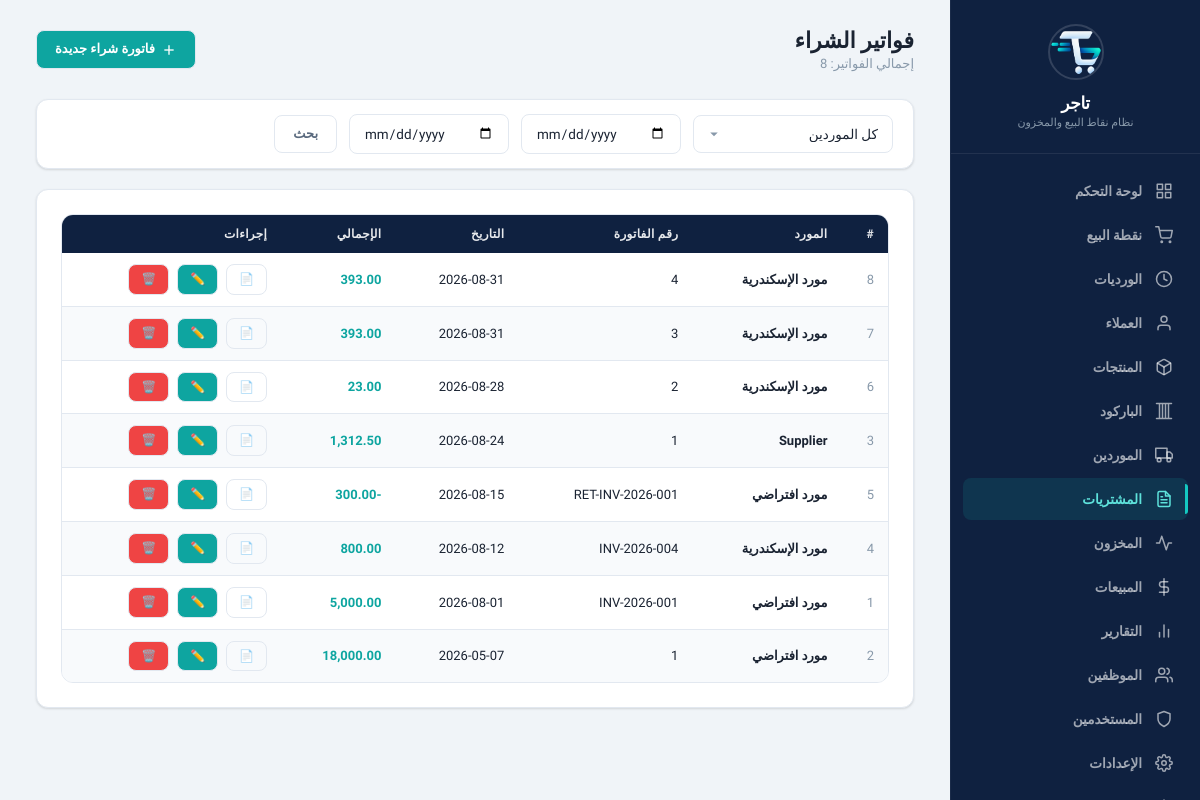
Before: /?page=purchases (signed in) with the older database file.
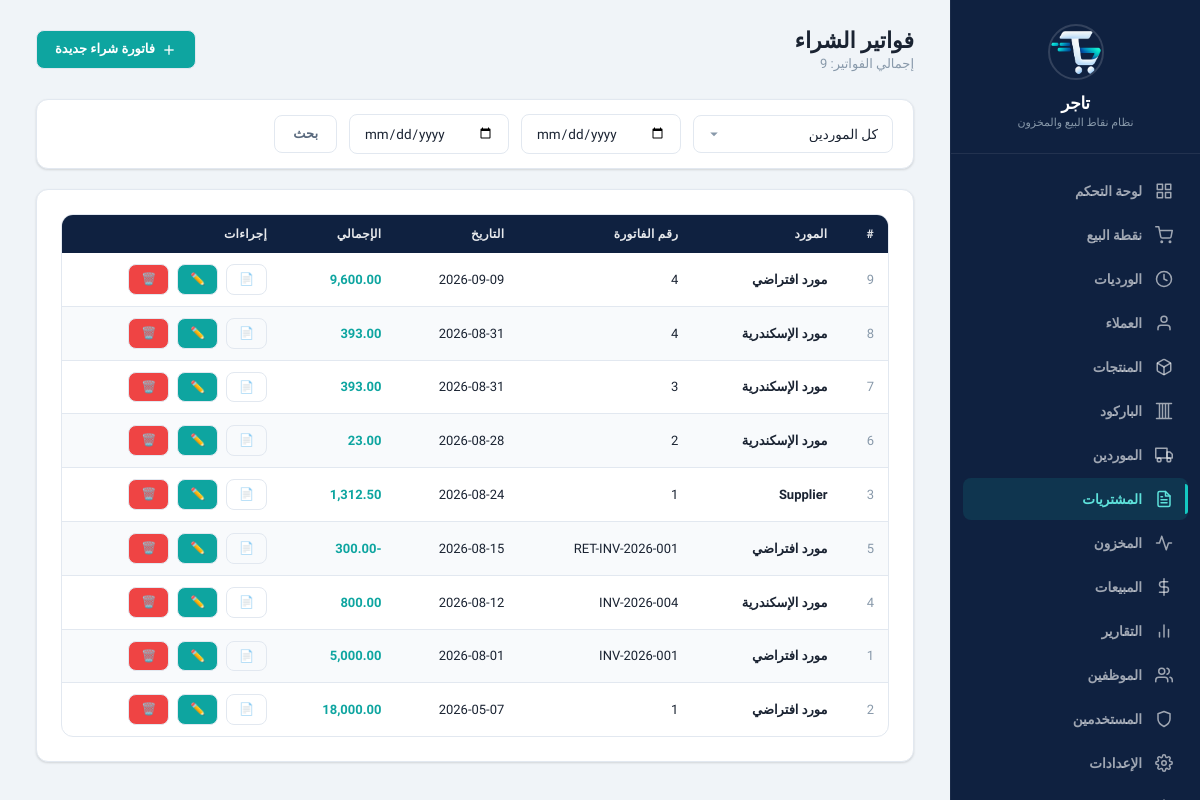
After: the same page with the newer database file.
### tables this page shows
CREATE TABLE purchase_invoices (
    id INTEGER PRIMARY KEY AUTOINCREMENT,
    supplier_id INTEGER NOT NULL,
    invoice_number TEXT DEFAULT NULL,
    date TEXT NOT NULL DEFAULT (date('now', 'localtime')),
    total REAL NOT NULL DEFAULT 0,
    notes TEXT DEFAULT NULL,
    created_at TEXT NOT NULL DEFAULT (datetime('now', 'localtime')), discount REAL NOT NULL DEFAULT 0, type TEXT DEFAULT 'purchase', status TEXT DEFAULT 'completed', parent_invoice_id INTEGER DEFAULT NULL,
    FOREIGN KEY (supplier_id) REFERENCES suppliers(id) ON DELETE RESTRICT
);

CREATE TABLE suppliers (
    id INTEGER PRIMARY KEY AUTOINCREMENT,
    name TEXT NOT NULL,
    phone TEXT DEFAULT NULL,
    address TEXT DEFAULT NULL,
    notes TEXT DEFAULT NULL,
    is_active INTEGER NOT NULL DEFAULT 1,
    created_at TEXT NOT NULL DEFAULT (datetime('now', 'localtime')),
    updated_at TEXT NOT NULL DEFAULT (datetime('now', 'localtime'))
);

### www/app/controllers/PurchaseController.php (called while the page is built, shortened)
<?php
class PurchaseController {
    private $purchaseService;
    public function __construct() {
        $this->purchaseService = new PurchaseService();
    }
    public function index() {
        $supplierId = $_GET['supplier_id'] ?? '';
        $dateFrom = $_GET['date_from'] ?? '';
        $dateTo = $_GET['date_to'] ?? '';
        $invoices = $this->purchaseService->getAll($supplierId, $dateFrom, $dateTo);
        include APP_PATH . '/views/layout/header.php';
        include APP_PATH . '/views/purchases/index.php';
        include APP_PATH . '/views/layout/footer.php';
    }
}

### www/app/config/database.php (called while the page is built, shortened)
<?php
class Database {
    private static $instance = null;
    private $pdo;
    private function __construct() {
        $this->dbPath = __DIR__ . '/../../data/pos_system.db';
        try {
            $this->pdo = new PDO('sqlite:' . $this->dbPath);
            $this->pdo->setAttribute(PDO::ATTR_ERRMODE, PDO::ERRMODE_EXCEPTION);
            $this->pdo->setAttribute(PDO::ATTR_DEFAULT_FETCH_MODE, PDO::FETCH_ASSOC);
            $this->pdo->exec('PRAGMA journal_mode = WAL');
            $this->pdo->exec('PRAGMA foreign_keys = ON');
            $this->pdo->exec('PRAGMA busy_timeout = 5000');
            $this->pdo->exec('PRAGMA synchronous = NORMAL');
            $this->pdo->exec('PRAGMA cache_size = -8000');
            $this->pdo->exec('PRAGMA temp_store = MEMORY');
        } catch (PDOException $e) {
            die('Database connection failed: ' . $e->getMessage());
        }
    }
    public static function getInstance() {
        if (self::$instance === null) {
            self::$instance = new self();
        }
        return self::$instance;
    }
    public function getConnection() {
        return $this->pdo;
    }
    public function migrate() {
        $this->pdo->exec(
            "CREATE TABLE IF NOT EXISTS migrations (
                id INTEGER PRIMARY KEY AUTOINCREMENT,
                filename TEXT NOT NULL UNIQUE,
                applied_at TEXT NOT NULL DEFAULT (datetime('now', 'localtime'))
            )"
        );
    }
}

### www/app/services/PurchaseService.php (called while the page is built, shortened)
<?php
class PurchaseService {
    private $purchaseRepo;
    public function __construct() {
        $this->purchaseRepo = new PurchaseRepository();
    }
    public function getAll($supplierId = '', $dateFrom = '', $dateTo = '') {
        return $this->purchaseRepo->getAll($supplierId, $dateFrom, $dateTo);
    }
}

### www/app/repositories/PurchaseRepository.php (called while the page is built, shortened)
<?php
class PurchaseRepository {
    private $db;
    public function __construct() {
        $this->db = Database::getInstance()->getConnection();
    }
    public function getAll($supplierId = '', $dateFrom = '', $dateTo = '') {
        $sql = "SELECT pi.*, s.name as supplier_name
                FROM purchase_invoices pi
                LEFT JOIN suppliers s ON pi.supplier_id = s.id
                WHERE 1=1";
        $params = [];
        $sql .= " ORDER BY pi.date DESC, pi.id DESC";
        $stmt = $this->db->prepare($sql);
        $stmt->execute($params);
        return $stmt->fetchAll();
    }
}

### www/app/views/purchases/index.php (the view, shortened to what the changed rows need)
<div class="page-header">
    <div>
        <h1>فواتير الشراء</h1>
        <p class="subtitle">إجمالي الفواتير: <?= count($invoices) ?></p>
    </div>
    <a href="?page=purchases&action=create" class="btn btn-primary">
        <svg width="16" height="16" viewBox="0 0 24 24" fill="none" stroke="currentColor" stroke-width="2"><line x1="12" y1="5" x2="12" y2="19"></line><line x1="5" y1="12" x2="19" y2="12"></line></svg>
        فاتورة شراء جديدة
    </a>
</div>
<div class="card" style="padding:14px 20px;">
    <form style="display:flex;align-items:center;gap:12px;" method="GET">
        <select name="supplier_id" class="form-control" style="width:200px;">
            <option value="">كل الموردين</option>
        </select>
        <input type="date" name="date_from" class="form-control" style="width:160px;" value="<?= $_GET['date_from'] ?? '' ?>">
        <input type="date" name="date_to" class="form-control" style="width:160px;" value="<?= $_GET['date_to'] ?? '' ?>">
        <button type="submit" class="btn btn-outline">بحث</button>
    </form>
</div>
<div class="card">
    <?php if (!empty($invoices)): ?>
    <div class="table-wrapper">
        <table>
            <thead>
                <tr>
                    <th>#</th>
                    <th>المورد</th>
                    <th>رقم الفاتورة</th>
                    <th>التاريخ</th>
                    <th>الإجمالي</th>
                    <th>إجراءات</th>
                </tr>
            </thead>
            <tbody>
                <?php foreach ($invoices as $inv): ?>
                <tr>
                    <td class="text-muted"><?= $inv['id'] ?></td>
                    <td class="fw-bold"><?= htmlspecialchars($inv['supplier_name']) ?></td>
                    <td><?= $inv['invoice_number'] ?: '—' ?></td>
                    <td><?= $inv['date'] ?></td>
                    <td class="fw-bold text-accent"><?= number_format($inv['total'], 2) ?></td>
                    <td>
                        <div class="btn-group">
                            <a href="?page=purchases&action=view&id=<?= $inv['id'] ?>" class="btn btn-sm btn-outline" title="عرض">📄</a>
                            <a href="?page=purchases&action=edit_form&id=<?= $inv['id'] ?>" class="btn btn-sm btn-primary" title="تعديل">✏️</a>
                            <a href="?page=purchases&action=delete&id=<?= $inv['id'] ?>" class="btn btn-sm btn-danger" title="حذف" onclick="return confirm('هل أنت متأكد من حذف الفاتورة؟')">🗑️</a>
                        </div>
                    </td>
                </tr>
                <?php endforeach; ?>
            </tbody>
        </table>
    </div>
    <?php else: ?>
    <div class="empty-state">
        <p>لا توجد فواتير شراء</p>
    </div>
    <?php endif; ?>
</div>

Changed rows visible on the page:
added purchase_invoices: id "9", supplier.name "مورد افتراضي", invoice_number "4", date "2026-09-09", total "9,600.00"
Other visible differences:
count($invoices): "8" → "9"
